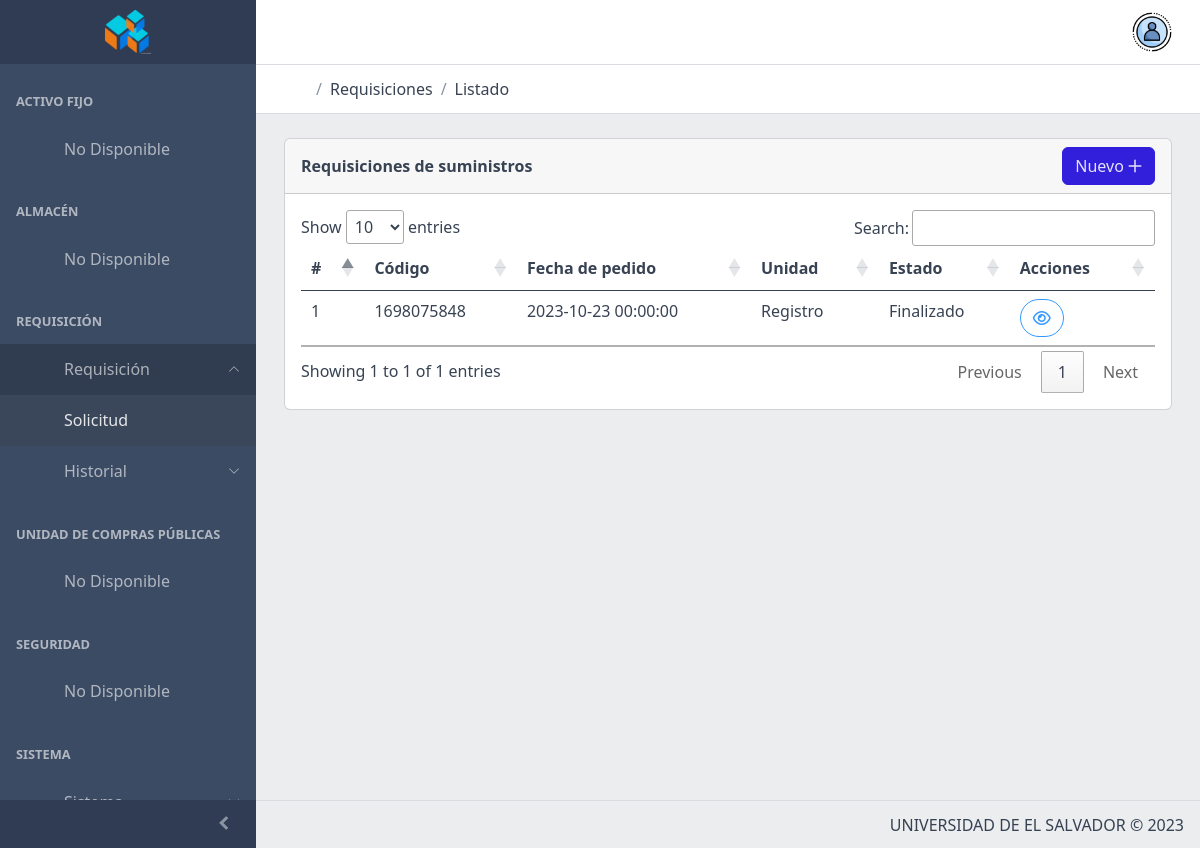
The app's page /dist/RequisicionSuministro.php (signed in) with its own data.
### tables this page shows
CREATE TABLE `requisicion_suministro` (
  `id` int(11) NOT NULL,
  `unidad_id` bigint(20) NOT NULL,
  `fecha_requisicion` datetime NOT NULL,
  `fecha_creacion` datetime NOT NULL DEFAULT current_timestamp(),
  `creado_por` int(11) NOT NULL,
  `estado_id` int(11) NOT NULL,
  PRIMARY KEY (`id`),
  UNIQUE KEY `requisicion_suministro_id_uindex` (`id`),
  KEY `requisicion_suministro_estado_requisicion_id_fk` (`estado_id`),
  KEY `requisicion_suministro_unidades_id_fk` (`unidad_id`),
  CONSTRAINT `requisicion_suministro_estado_requisicion_id_fk` FOREIGN KEY (`estado_id`) REFERENCES `estado_requisicion` (`id`),
  CONSTRAINT `requisicion_suministro_unidades_id_fk` FOREIGN KEY (`unidad_id`) REFERENCES `unidades` (`id`)
);

CREATE TABLE `unidades` (
  `id` bigint(20) NOT NULL AUTO_INCREMENT,
  `nombre_unidad` varchar(225) NOT NULL,
  `fecha_creacion` timestamp NOT NULL DEFAULT current_timestamp(),
  PRIMARY KEY (`id`),
  UNIQUE KEY `unidades_pk2` (`nombre_unidad`)
);

CREATE TABLE `estado_requisicion` (
  `id` int(11) NOT NULL,
  `nombre_estado` varchar(100) NOT NULL,
  `codigo` varchar(80) DEFAULT NULL,
  PRIMARY KEY (`id`),
  UNIQUE KEY `estado_requisicion_id_uindex` (`id`)
);

### dist/RequisicionSuministro.php (the view, shortened to what this page needs)
<?php
if (isset($_SESSION['usuarioActivo'])) {
?>
<!DOCTYPE html>
<html lang="en">
<?php include("head/head.php"); ?>
  <link href="https://cdn.jsdelivr.net/npm/select2@4.1.0-rc.0/dist/css/select2.min.css" rel="stylesheet" />
<body>
<?php include("menu/verti.php"); ?>
<div class="wrapper d-flex flex-column min-vh-100 bg-light">
  <header class="header header-sticky mb-4">
    <?php include("menu/hori.php"); ?>
    <div class="header-divider"></div>
    <div class="container-fluid">
      <nav aria-label="breadcrumb">
        <ol class="breadcrumb my-0 ms-2">
          <li class="breadcrumb-item">
            <a href="index.php">
              <svg class="icon me-2">
                <use xlink:href="vendors/@coreui/icons/svg/free.svg#cil-home">
                </use>
              </svg>
            </a>
          </li>
          <li class="breadcrumb-item">
            <span>Requisiciones</span>
          </li>
          <li class="breadcrumb-item">
            <span>Listado</span>
          </li>
        </ol>
      </nav>
    </div>
  </header>
  <div class="body flex-grow-1 px-3">
  <?php include("toast/toast.php"); ?>
    <?php
    $usuario = $_SESSION['usuarioActivo'];
    $conexion = mysqli_connect('localhost', 'root', '', 'sicafi');
    if ($usuario['rol'] == 'UACI') {
      $sql_requision = "select r.*, e.nombre_estado, e.codigo as codigo_estado, u.nombre_unidad from requisicion_suministro as r inner join unidades as u on u.id = r.unidad_id inner join estado_requisicion as e on e.id = r.estado_id where r.unidad_id =".$usuario['fk_unidades'].' or e.codigo = "pendiente.aprobacion"';
    } else if ($usuario['rol'] == 'Unidad'){
      $sql_requision = "select r.*, e.nombre_estado, e.codigo as codigo_estado, u.nombre_unidad from requisicion_suministro as r inner join unidades as u on u.id = r.unidad_id inner join estado_requisicion as e on e.id = r.estado_id where r.unidad_id =".$usuario['fk_unidades'];
    } else {
      die("No posee permisos para esta pantalla");
    }
    $requisiciones = mysqli_query($conexion, $sql_requision) or die("No se puede ejecutar la consulta");
    $dia_actual = date('d');
    $count = 0;
    ?>
    <div class="container-lg">
      <div class="row">
        <div class="col">
          <div class="card">
            <div class="card-header">
              <div class="d-flex justify-content-between">
                <div class="my-auto">
                  <strong>Requisiciones de suministros</strong>
                </div>
                <div>
                  <?php if ($dia_actual < 15):?>
                    <?php if ($count < 1):?>
                      <button class="btn btn-primary" type="button" id="new_req" data-coreui-toggle="modal"
                              data-coreui-target="#modalAgg" onclick="create_n()">Nuevo <i class='far fa-plus'></i></button>
                    <?php else:?>
                      <span>Ya realizó el pedido correspondiente a este mes</span>
                    <?php endif;?>
                  <?php else:?>
                    <span>Solo puede realizar pedidos entre el 1 y 15 de cada mes</span>
                  <?php endif;?>
                </div>
              </div>
            </div>
            <div class="card-body">
              <table id="miTabla" class="table table-sm">
                <thead>
                <tr>
                  <th>#</th>
                  <th>Código</th>
                  <th>Fecha de pedido</th>
                  <th>Unidad</th>
                  <th>Estado</th>
                  <th>Acciones</th>
                </tr>
                </thead>
                <tbody>
                <?php $correlativo = 1;?>
                <?php while ($requisicion = mysqli_fetch_array($requisiciones)):?>
                <tr>
                  <td><?php echo $correlativo?></td>
                  <td><?php echo $requisicion["id"]?></td>
                  <td><?php echo $requisicion["fecha_requisicion"]?></td>
                  <td><?php echo $requisicion["nombre_unidad"]?></td>
                  <td><?php echo $requisicion["nombre_estado"]?></td>
                  <td>
                    <button class="btn btn-outline-info rounded-pill" type="button" data-coreui-toggle="modal"
                            data-coreui-target="#modalAgg" onclick="show_n(<?php echo $requisicion['id']?>, '<?php echo $requisicion['codigo_estado']?>')">
                      <i class="far fa-eye"></i>
                    </button>
                  </td>
                </tr>
                <?php $correlativo++;?>
                <?php endwhile;?>
                </tbody>
              </table>
            </div>
          </div>
        </div>
      </div>
    </div>
  </div>
</div>
<?php include("foot/foot.php"); ?>
</body>
</html>
<?php
}
?>

### records on screen
requisicion_suministro: id "1698075848", fecha_requisicion "2023-10-23 00:00:00", unidad.nombre_unidad "Registro", estado.nombre_estado "Finalizado"
